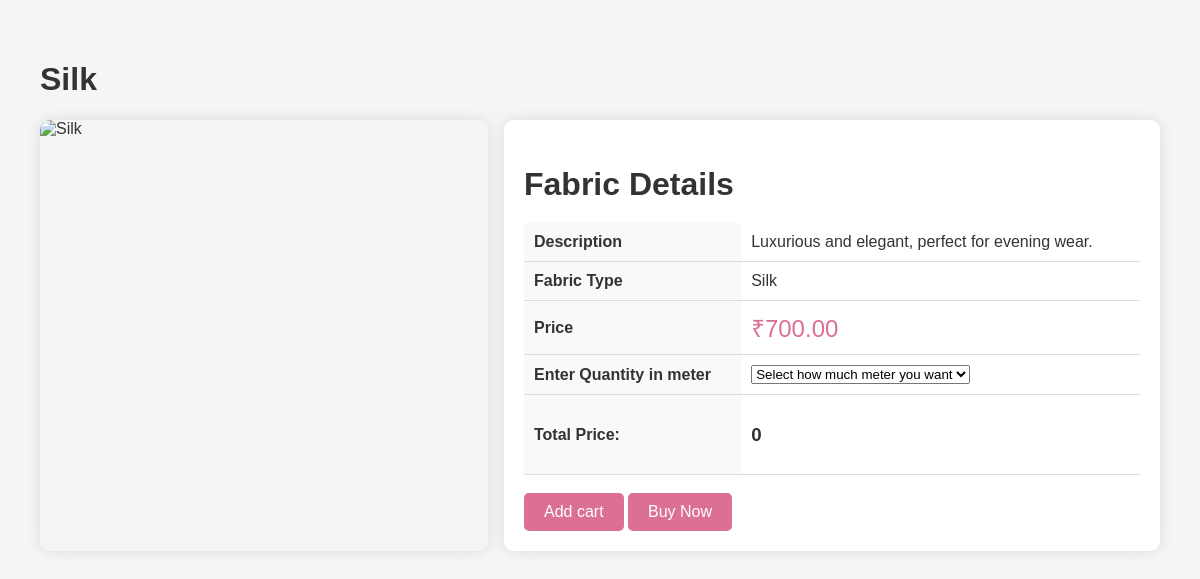
Screenshot of /fabric_details1.php?id=2 with the database file from the repository.
### tables this page shows
CREATE TABLE `fabrics` (
  `FABRIC_ID` int(11) NOT NULL,
  `NAME` varchar(100) NOT NULL,
  `IMAGE_URL` varchar(255) DEFAULT NULL,
  `DESCRIPTION` text DEFAULT NULL,
  `PRICE_PER_UNIT` decimal(10,2) NOT NULL,
  `AVAILABLE_QUANTITY` decimal(10,2) NOT NULL,
  `CREATED_AT` datetime NOT NULL DEFAULT current_timestamp(),
  `visibility` tinyint(1) DEFAULT 1,
  `STOCK_STATUS` varchar(20) NOT NULL DEFAULT 'In Stock'
);

### fabric_details1.php (the view, shortened to what this page needs)
<?php
$dbcon = mysqli_connect("localhost", "root", "", "fashion");
if (isset($_GET['id']) && is_numeric($_GET['id'])) {
    $fabric_id = intval($_GET['id']);
    $sql = "SELECT * FROM fabrics WHERE FABRIC_ID = $fabric_id";
    $result = mysqli_query($dbcon, $sql);
    if ($result->num_rows > 0) {
        $fabric = $result->fetch_assoc();
    } else {
        echo "Fabric not found.";
        exit();
    }
} else {
    echo "Invalid fabric ID.";
    exit();
}
?>
<!DOCTYPE html>
<html lang="en">
<head>
</head>
<body>
    <form action="" method="post">
    <div class="container">
        <h1><?php echo htmlspecialchars($fabric['NAME']); ?></h1>
        <div class="fabric-details">
            <img src="<?php echo htmlspecialchars($fabric['IMAGE_URL']); ?>" alt="<?php echo htmlspecialchars($fabric['NAME']); ?>">
            <div class="fabric-info">
                <h2>Fabric Details</h2>
                <table>
                    <tr>
                        <th>Description</th>
                        <td><?php echo htmlspecialchars($fabric['DESCRIPTION']); ?></td>
                    </tr>
                    <tr>
                        <th>Fabric Type</th>
                        <td><?php echo htmlspecialchars($fabric['NAME']); ?></td>
                    </tr>
                    <tr>
                        <th>Price</th>
                        <td class="price">₹<?php echo number_format($fabric['PRICE_PER_UNIT'], 2); ?></td>
                    </tr>
                    <tr>
                        <th>Enter Quantity in meter</th>
                        <td>
                            <select id="meter" name="meter" onchange="updatePrice()">
                                <option value="0" >Select how much meter you want</option>
                            </select>
                        </td>
                    </tr>
                    <tr>
                        <th>Total Price:</th>
                        <td><h3><span id="total-price">0</span></h3></td>
                    </tr>
                </table>
                <br>
                <button type="submit"class="buy-button" name="cart-fabric">Add cart</button>
                <button type="submit"class="buy-button" name="buy-fabric">Buy Now</button>
            </div>
        </div>
    </div>
    </form>
</body>
</html>

### fabric_details1.php (style rules this page uses)
body { font-family: 'Arial', sans-serif; margin: 0; padding: 0; background-color: #f5f5f5; color: #333; }
.container { padding: 40px; max-width: 1200px; margin: auto; }
.fabric-details { display: flex; justify-content: space-between; margin-top: 20px; }
.fabric-details img { width: 40%; height: auto; object-fit: contain; border-radius: 10px; box-shadow: 0 0 15px rgba(0, 0, 0, 0.1); }
.fabric-info { width: 55%; padding: 20px; background-color: #fff; border-radius: 10px; box-shadow: 0 0 15px rgba(0, 0, 0, 0.1); }
.fabric-info h2 { font-size: 2em; margin-bottom: 20px; color: #333; }
.fabric-info table { width: 100%; border-collapse: collapse; }
.fabric-info table th, .fabric-info table td { padding: 10px; text-align: left; border-bottom: 1px solid #ddd; }
.fabric-info table th { background-color: #f9f9f9; color: #333; }
.price { font-size: 1.5em; color: palevioletred; margin-bottom: 20px; }
.buy-button { background-color: palevioletred; color: white; padding: 10px 20px; border: none; border-radius: 5px; cursor: pointer; font-size: 1em; transition: background-color 0.3s ease; }

### rows the page displays
fabrics: NAME "Silk", DESCRIPTION "Luxurious and elegant, perfect for evening wear.", PRICE_PER_UNIT "700.00"
